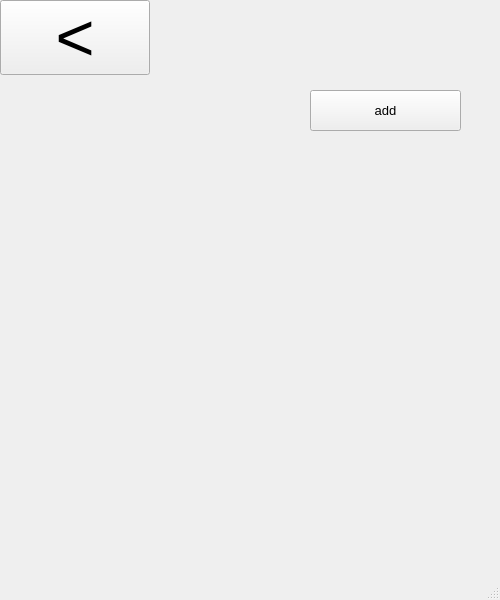
<?xml version="1.0" encoding="UTF-8"?>
<ui version="4.0">
 <class>addMainWindow</class>
 <widget class="QMainWindow" name="addMainWindow">
  <property name="geometry">
   <rect>
    <x>0</x>
    <y>0</y>
    <width>500</width>
    <height>600</height>
   </rect>
  </property>
  <property name="windowTitle">
   <string>MainWindow</string>
  </property>
  <widget class="QWidget" name="centralwidget">
   <widget class="QPushButton" name="returnbt">
    <property name="geometry">
     <rect>
      <x>0</x>
      <y>0</y>
      <width>150</width>
      <height>75</height>
     </rect>
    </property>
    <property name="font">
     <font>
      <pointsize>50</pointsize>
     </font>
    </property>
    <property name="text">
     <string>&lt;</string>
    </property>
   </widget>
   <widget class="QPushButton" name="pushButton">
    <property name="geometry">
     <rect>
      <x>310</x>
      <y>90</y>
      <width>151</width>
      <height>41</height>
     </rect>
    </property>
    <property name="font">
     <font>
      <pointsize>10</pointsize>
     </font>
    </property>
    <property name="text">
     <string>add</string>
    </property>
   </widget>
  </widget>
  <widget class="QMenuBar" name="menubar">
   <property name="geometry">
    <rect>
     <x>0</x>
     <y>0</y>
     <width>500</width>
     <height>21</height>
    </rect>
   </property>
  </widget>
  <widget class="QStatusBar" name="statusbar"/>
 </widget>
 <resources/>
 <connections/>
</ui>
